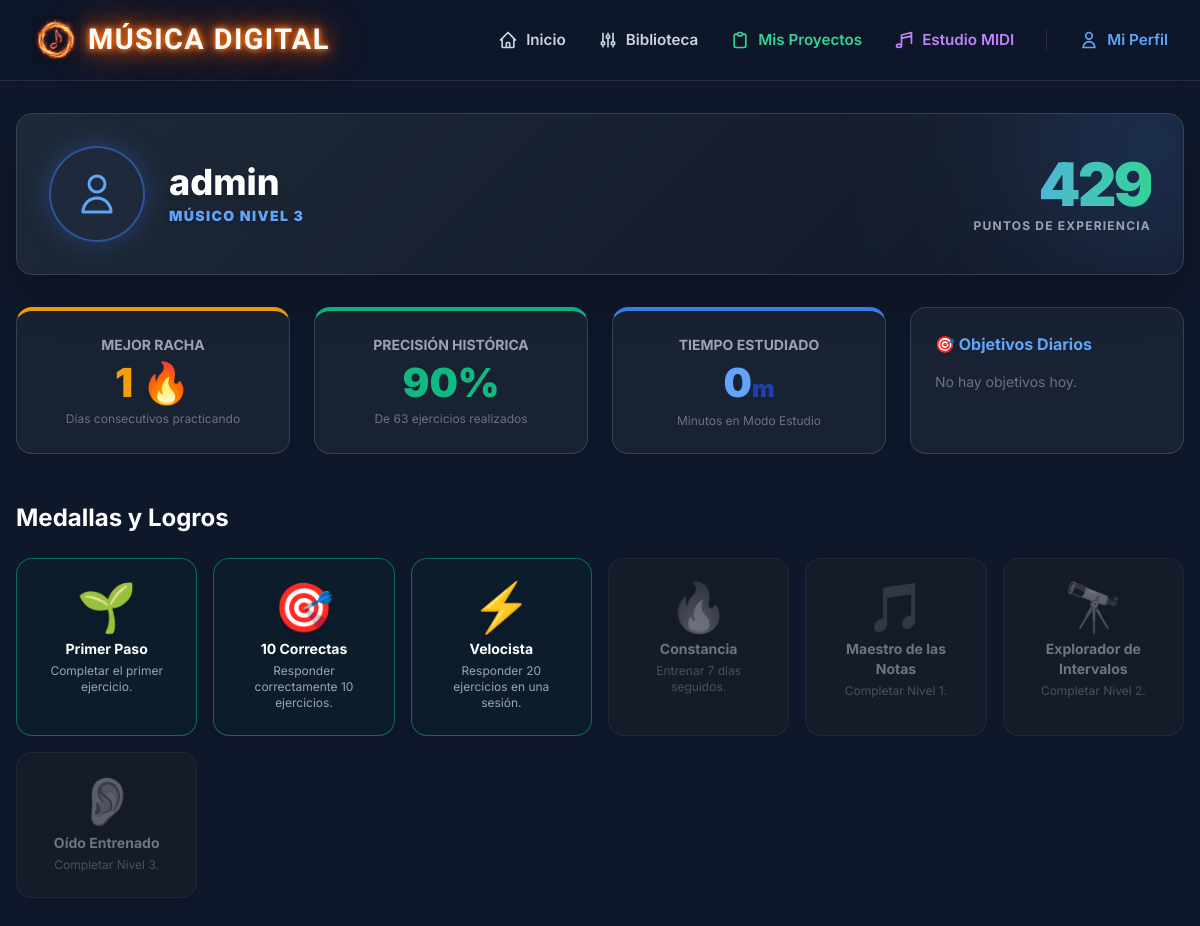
The app's page /perfil/ (signed in), older data.
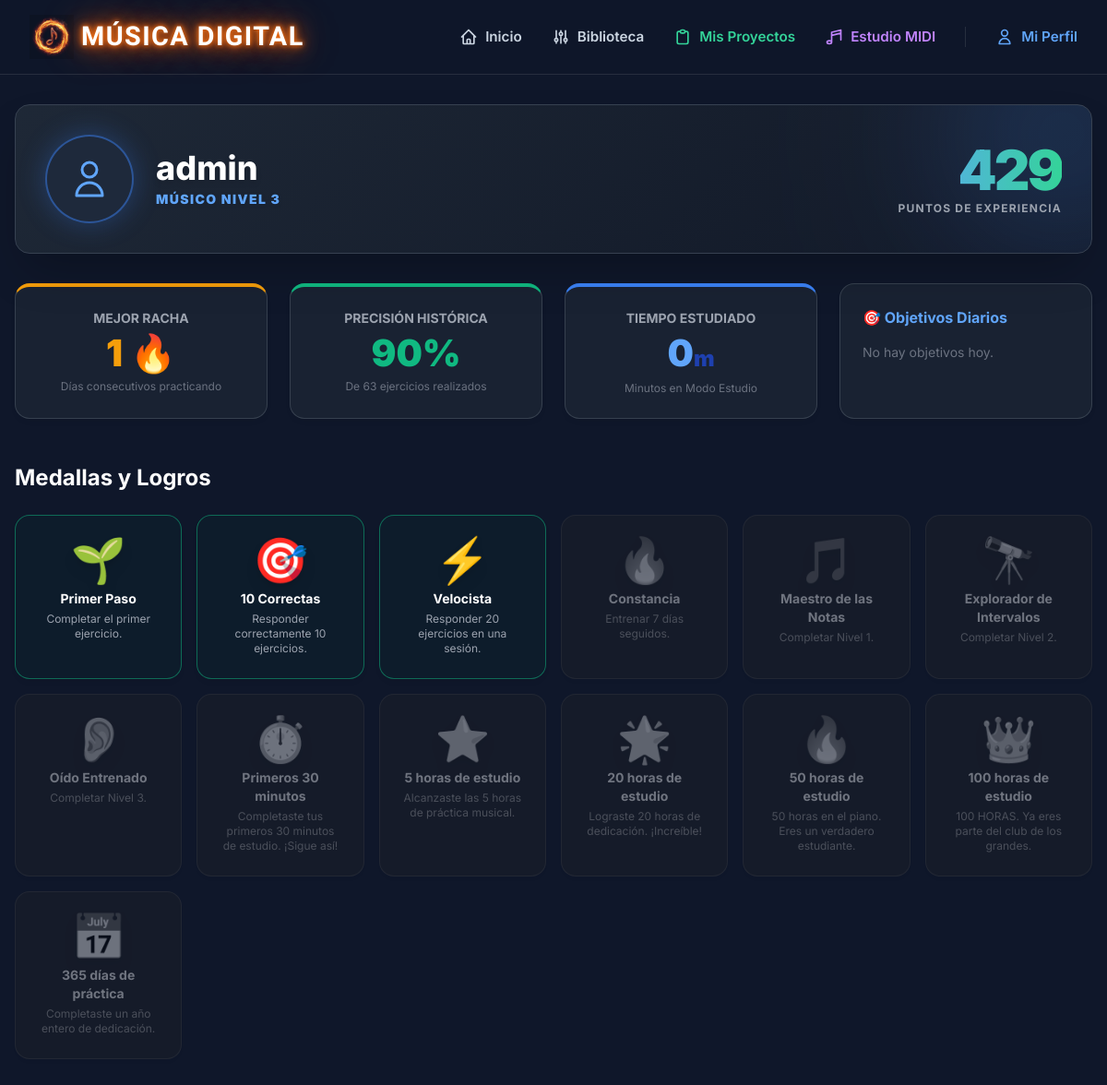
The same page, newer data.
### trainer/models.py (models this page shows, shortened)
class UserProfile(models.Model):
    user = models.OneToOneField(User, on_delete=models.CASCADE, related_name='profile')
    total_xp = models.IntegerField(default=0)
    user_level = models.IntegerField(default=1)
    current_daily_streak = models.IntegerField(default=0)
    max_daily_streak = models.IntegerField(default=0)
    last_active_date = models.DateField(null=True, blank=True)
    max_study_time_day = models.IntegerField(default=0)
    max_sessions_day = models.IntegerField(default=0)

class Achievement(models.Model):
    slug = models.SlugField(unique=True)
    name = models.CharField(max_length=100)
    description = models.TextField()
    icon = models.CharField(max_length=50, default="🏆")

### trainer/views.py (the view)
# urls.py: path('perfil/', views.perfil, name='perfil'),
@login_required
def perfil(request):
    profile, _ = UserProfile.objects.get_or_create(user=request.user)
    achievements = Achievement.objects.all()
    unlocked_slugs = UserAchievement.objects.filter(user=request.user).values_list('achievement__slug', flat=True)
    all_achievements = []
    for a in achievements:
        all_achievements.append({
            'obj': a,
            'unlocked': a.slug in unlocked_slugs
        })
    scores = Score.objects.filter(user=request.user)
    total_ans = sum(s.total_answers for s in scores)
    total_corr = sum(s.correct_answers for s in scores)
    global_acc = round((total_corr / total_ans) * 100) if total_ans > 0 else 0
    study_sessions = StudySession.objects.filter(user=request.user)
    total_study_seconds = sum(s.duration_seconds for s in study_sessions)
    total_study_minutes = total_study_seconds // 60
    today = timezone.now().date()
    today_goals = UserDailyGoal.objects.filter(user=request.user, date=today)
    context = {
        'profile': profile,
        'achievements': all_achievements,
        'global_acc': global_acc,
        'total_answers': total_ans,
        'total_study_minutes': total_study_minutes,
        'today_goals': today_goals,
    }
    return render(request, 'trainer/perfil.html', context)

### templates/trainer/perfil.html (shortened to what this page needs)
{% extends 'base.html' %}
{% block content %}
<div class="container mx-auto px-4 py-8 max-w-7xl">
    <div class="flex items-center gap-6 mb-8 relative overflow-hidden p-8 rounded-2xl border border-gray-700 shadow-2xl" style="background: linear-gradient(135deg, rgba(31, 41, 55, 0.95) 0%, rgba(17, 24, 39, 0.98) 100%);">
        <div class="absolute -top-24 -right-24 w-64 h-64 bg-blue-500 rounded-full mix-blend-screen filter blur-[80px] opacity-20"></div>
        <div class="w-24 h-24 rounded-full bg-slate-800 flex items-center justify-center border-2 border-blue-500/50 shadow-[0_0_30px_rgba(59,130,246,0.3)] z-10">
            <svg class="w-12 h-12 text-blue-400" fill="none" stroke="currentColor" viewBox="0 0 24 24" xmlns="http://www.w3.org/2000/svg"><path stroke-linecap="round" stroke-linejoin="round" stroke-width="1.5" d="M16 7a4 4 0 11-8 0 4 4 0 018 0zM12 14a7 7 0 00-7 7h14a7 7 0 00-7-7z"></path></svg>
        </div>
        <div class="z-10">
            <h1 class="text-4xl font-extrabold text-white mb-1 drop-shadow-md">{{ user.username }}</h1>
            <div class="text-blue-400 font-black tracking-widest text-sm uppercase drop-shadow">Músico Nivel {{ profile.user_level }}</div>
        </div>
        <div class="ml-auto text-right z-10">
            <div class="text-6xl font-black text-transparent bg-clip-text bg-gradient-to-r from-blue-400 to-emerald-400" style="letter-spacing: -0.05em;">{{ profile.total_xp }}</div>
            <div class="text-gray-400 font-bold text-xs tracking-widest mt-1">PUNTOS DE EXPERIENCIA</div>
        </div>
    </div>
    <div class="space-y-12">
        <div class="grid grid-cols-1 md:grid-cols-2 lg:grid-cols-4 gap-6">
            <div class="perfil-card text-center border-t-4 border-t-amber-500">
                <div class="text-sm text-gray-400 font-bold uppercase mb-2">Mejor Racha</div>
                <div class="stat-value text-amber-500">{{ profile.max_daily_streak }} 🔥</div>
                <div class="text-xs text-gray-500 mt-2">Días consecutivos practicando</div>
            </div>
            <div class="perfil-card text-center border-t-4 border-t-emerald-500">
                <div class="text-sm text-gray-400 font-bold uppercase mb-2">Precisión Histórica</div>
                <div class="stat-value text-emerald-500">{{ global_acc }}%</div>
                <div class="text-xs text-gray-500 mt-2">De {{ total_answers }} ejercicios realizados</div>
            </div>
            <div class="perfil-card text-center border-t-4 border-t-blue-500">
                <div class="text-sm text-gray-400 font-bold uppercase mb-2">Tiempo Estudiado</div>
                <div class="stat-value text-blue-400">{{ total_study_minutes }}<span class="text-2xl text-blue-800">m</span></div>
                <div class="text-xs text-gray-500 mt-2">Minutos en Modo Estudio</div>
            </div>
            <div class="perfil-card">
                <h3 class="text-blue-400 font-bold mb-4 flex items-center gap-2">🎯 Objetivos Diarios</h3>
                <div class="flex flex-col gap-4">
                    {% for ug in today_goals %}
                        <div>
                            <div class="flex justify-between mb-1">
                                <span class="text-white font-bold text-sm">{{ ug.goal.title }}</span>
                                <span class="text-{% if ug.is_completed %}emerald{% else %}gray{% endif %}-400 font-bold text-sm">
                                    {{ ug.current_value }} / {{ ug.goal.target_value }}
                                </span>
                            </div>
                            <div class="w-full bg-gray-700 h-2 rounded-full overflow-hidden">
                                {% widthratio ug.current_value ug.goal.target_value 100 as progress_percent %}
                                {% if ug.is_completed %}
                                <div class="h-full bg-emerald-500" style="width: {{ progress_percent }}%;"></div>
                                {% else %}
                                <div class="h-full bg-blue-500" style="width: {{ progress_percent }}%;"></div>
                                {% endif %}
                            </div>
                        </div>
                    {% empty %}
                        <p class="text-gray-500 text-sm">No hay objetivos hoy.</p>
                    {% endfor %}
                </div>
            </div>
        </div>
        <div>
            <h2 class="text-2xl font-bold text-white mb-6">Medallas y Logros</h2>
            <div class="grid grid-cols-2 sm:grid-cols-4 lg:grid-cols-6 gap-4">
                {% for a in achievements %}
                <div class="perfil-card text-center {% if not a.unlocked %}opacity-40 grayscale{% else %}border-emerald-500/50 bg-emerald-900/10{% endif %}">
                    <div class="text-5xl mb-2 drop-shadow-lg">{{ a.obj.icon }}</div>
                    <h3 class="font-bold text-white text-sm mb-1">{{ a.obj.name }}</h3>
                    <p class="text-xs text-gray-400">{{ a.obj.description }}</p>
                </div>
                {% endfor %}
            </div>
        </div>
    </div>
</div>
{% endblock %}

### templates/base.html (shortened to what this page needs)
{% load static %}
<!DOCTYPE html>
<html lang="es">
<head>
    <script src="https://cdn.tailwindcss.com"></script>
</head>
<body>
    <nav class="navbar">
        <div class="nav-container">
            <a href="{% url 'dashboard' %}" class="nav-brand flex items-center gap-2">
                <img src="{% static 'img/logo.png' %}" alt="Logo Música Digital" class="h-12 w-auto" style="mix-blend-mode: screen;">
                MÚSICA DIGITAL
            </a>
            {% if user.is_authenticated %}
            <div class="nav-menu">
                <a href="{% url 'dashboard' %}" class="nav-link">
                    <svg class="w-5 h-5" fill="none" stroke="currentColor" viewBox="0 0 24 24"><path stroke-linecap="round" stroke-linejoin="round" stroke-width="2" d="M3 12l2-2m0 0l7-7 7 7M5 10v10a1 1 0 001 1h3m10-11l2 2m-2-2v10a1 1 0 01-1 1h-3m-6 0a1 1 0 001-1v-4a1 1 0 011-1h2a1 1 0 011 1v4a1 1 0 001 1m-6 0h6"></path></svg>
                    Inicio
                </a>
                <a href="{% url 'biblioteca_list' %}" class="nav-link">
                    <svg class="w-5 h-5" fill="none" stroke="currentColor" viewBox="0 0 24 24"><path stroke-linecap="round" stroke-linejoin="round" stroke-width="2" d="M12 6V4m0 2a2 2 0 100 4m0-4a2 2 0 110 4m-6 8a2 2 0 100-4m0 4a2 2 0 110-4m0 4v2m0-6V4m6 6v10m6-2a2 2 0 100-4m0 4a2 2 0 110-4m0 4v2m0-6V4"></path></svg>
                    Biblioteca
                </a>
                <a href="{% url 'proyectos_list' %}" class="nav-link !text-emerald-400 hover:!text-emerald-300">
                    <svg class="w-5 h-5" fill="none" stroke="currentColor" viewBox="0 0 24 24"><path stroke-linecap="round" stroke-linejoin="round" stroke-width="2" d="M9 5H7a2 2 0 00-2 2v12a2 2 0 002 2h10a2 2 0 002-2V7a2 2 0 00-2-2h-2M9 5a2 2 0 002 2h2a2 2 0 002-2M9 5a2 2 0 012-2h2a2 2 0 012 2"></path></svg>
                    Mis Proyectos
                </a>
                <a href="{% url 'midi_trainer_hub' %}" class="nav-link !text-purple-400 hover:!text-purple-300">
                    <svg class="w-5 h-5" fill="none" stroke="currentColor" viewBox="0 0 24 24"><path stroke-linecap="round" stroke-linejoin="round" stroke-width="2" d="M9 19V6l12-3v13M9 19c0 1.105-1.343 2-3 2s-3-.895-3-2 1.343-2 3-2 3 .895 3 2zM9 10l12-3"></path></svg>
                    Estudio MIDI
                </a>
                <div class="nav-user">
                    <a href="{% url 'perfil' %}" class="nav-link !text-blue-400 hover:!text-blue-300">
                        <svg class="w-5 h-5" fill="none" stroke="currentColor" viewBox="0 0 24 24"><path stroke-linecap="round" stroke-linejoin="round" stroke-width="2" d="M16 7a4 4 0 11-8 0 4 4 0 018 0zM12 14a7 7 0 00-7 7h14a7 7 0 00-7-7z"></path></svg>
                        Mi Perfil
                    </a>
                </div>
            </div>
            {% endif %}
        </div>
    </nav>
    <main class="main-content">
        {% block content %}{% endblock %}
    </main>
</body>
</html>

### templates/base.html (style rules this page uses)
:root { --primary: #3b82f6; --primary-hover: #2563eb; --bg: #0f172a; --surface: #1e293b; --text: #f8fafc; --text-secondary: #94a3b8; --success: #10b981; --danger: #ef4444; --border: #334155; }
body { font-family: 'Inter', sans-serif; background-color: var(--bg); color: var(--text); line-height: 1.5; min-height: 100vh; display: flex; flex-direction: column; }
.navbar { background: rgba(15, 23, 42, 0.85); backdrop-filter: blur(12px); border-bottom: 1px solid rgba(255, 255, 255, 0.1); position: sticky; top: 0; z-index: 100; }
.nav-container { max-width: 1200px; margin: 0 auto; padding: 1rem 2rem; display: flex; justify-content: space-between; align-items: center; }
.nav-brand { font-family: 'Orbitron', sans-serif; font-size: 1.8rem; font-weight: 900; color: #fff; text-shadow: 0 0 5px #f97316, 0 0 10px #f97316, 0 0 20px #ea580c, 0 0 40px #ea580c; text-decoration: none; letter-spacing: 0.05em; text-transform: uppercase; }
.nav-menu { display: flex; gap: 2rem; align-items: center; }
.nav-link { color: #cbd5e1; text-decoration: none; font-weight: 600; font-size: 0.95rem; transition: color 0.2s; display: flex; align-items: center; gap: 0.5rem; }
.nav-user { display: flex; align-items: center; gap: 1rem; padding-left: 2rem; border-left: 1px solid rgba(255, 255, 255, 0.1); }
.main-content { flex: 1; display: flex; flex-direction: column; width: 100%; }

### templates/trainer/perfil.html (style rules this page uses)
.perfil-card { background: rgba(31, 41, 55, 0.7); border: 1px solid rgba(75, 85, 99, 0.6); border-radius: 1rem; padding: 1.5rem; box-shadow: 0 4px 6px -1px rgba(0, 0, 0, 0.05); }
.stat-value { font-size: 2.5rem; font-weight: 900; line-height: 1; }

Row changes from the older to the newer data that the page shows:
added Achievement: obj.icon "⏱️", obj.name "Primeros 30 minutos", obj.description "Completaste tus primeros 30 minutos de estudio. ¡Sigue así!"
added Achievement: obj.icon "⭐", obj.name "5 horas de estudio", obj.description "Alcanzaste las 5 horas de práctica musical."
added Achievement: obj.icon "🌟", obj.name "20 horas de estudio", obj.description "Lograste 20 horas de dedicación. ¡Increíble!"
added Achievement: obj.icon "🔥", obj.name "50 horas de estudio", obj.description "50 horas en el piano. Eres un verdadero estudiante."
added Achievement: obj.icon "👑", obj.name "100 horas de estudio", obj.description "100 HORAS. Ya eres parte del club de los grandes."
added Achievement: obj.icon "📅", obj.name "365 días de práctica", obj.description "Completaste un año entero de dedicación."
